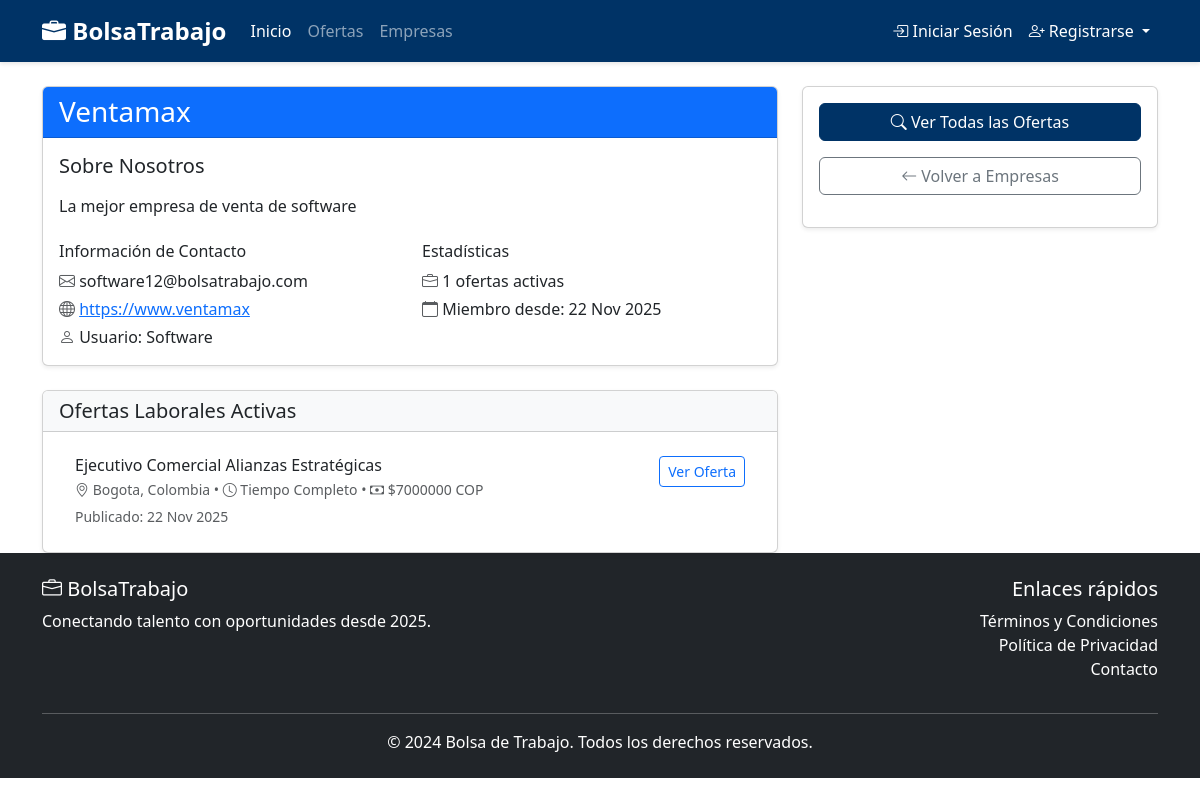
/companies/1/, run on the app's committed database.
### users/models.py (models this page shows, shortened)
class Company(models.Model):
    user = models.OneToOneField(User, on_delete=models.CASCADE)
    company_name = models.CharField(max_length=100)
    description = models.TextField(blank=True)
    contact_email = models.EmailField()
    website = models.URLField(blank=True)
    logo = models.ImageField(upload_to='company_logos/', blank=True, null=True)

class User(AbstractUser):
    ROLE_CHOICES = (
        ('candidate', 'Candidato'),
        ('company', 'Empresa'),
        ('admin', 'Administrador'),
    )
    role = models.CharField(max_length=20, choices=ROLE_CHOICES, default='candidate')
    phone = models.CharField(max_length=15, blank=True)
    address = models.TextField(blank=True)
    created_at = models.DateTimeField(auto_now_add=True)

### jobs/models.py (models this page shows, shortened)
class JobOffer(models.Model):
    CONTRACT_TYPES = (
        ('full_time', 'Tiempo Completo'),
        ('part_time', 'Medio Tiempo'),
        ('freelance', 'Freelance'),
        ('internship', 'Pasantía'),
    )
    company = models.ForeignKey(Company, on_delete=models.CASCADE)
    title = models.CharField(max_length=200)
    description = models.TextField()
    requirements = models.TextField()
    contract_type = models.CharField(max_length=20, choices=CONTRACT_TYPES)
    location = models.CharField(max_length=100)
    salary = models.DecimalField(max_digits=10, decimal_places=2, blank=True, null=True)
    is_active = models.BooleanField(default=True)
    created_at = models.DateTimeField(auto_now_add=True)
    updated_at = models.DateTimeField(auto_now=True)

### companies/views.py (the view)
# urls.py: path('<int:company_id>/', views.company_detail, name='company_detail'),
def company_detail(request, company_id):
    company = Company.objects.get(id=company_id)
    active_jobs = JobOffer.objects.filter(company=company, is_active=True)
    return render(request, 'companies/company_detail.html', {
        'company': company,
        'active_jobs': active_jobs
    })

### templates/companies/company_detail.html (shortened to what this page needs)
{% extends 'base.html' %}
{% block content %}
<div class="container mt-4">
    <div class="row">
        <div class="col-lg-8">
            <div class="card shadow-sm mb-4">
                <div class="card-header bg-primary text-white">
                    <h3 class="mb-0">{{ company.company_name }}</h3>
                </div>
                <div class="card-body">
                    {% if company.description %}
                    <div class="mb-4">
                        <h5>Sobre Nosotros</h5>
                        <p class="mt-3">{{ company.description|linebreaks }}</p>
                    </div>
                    {% endif %}
                    <div class="row">
                        <div class="col-md-6">
                            <h6>Información de Contacto</h6>
                            <p class="mb-1">
                                <i class="bi bi-envelope text-muted"></i> {{ company.contact_email }}
                            </p>
                            {% if company.website %}
                            <p class="mb-1">
                                <i class="bi bi-globe text-muted"></i>
                                <a href="{{ company.website }}" target="_blank">{{ company.website }}</a>
                            </p>
                            {% endif %}
                            <p class="mb-0">
                                <i class="bi bi-person text-muted"></i>
                                Usuario: {{ company.user.username }}
                            </p>
                        </div>
                        <div class="col-md-6">
                            <h6>Estadísticas</h6>
                            <p class="mb-1">
                                <i class="bi bi-briefcase text-muted"></i>
                                {{ active_jobs.count }} ofertas activas
                            </p>
                            <p class="mb-0">
                                <i class="bi bi-calendar text-muted"></i>
                                Miembro desde: {{ company.user.date_joined|date:"d M Y" }}
                            </p>
                        </div>
                    </div>
                </div>
            </div>
            <div class="card shadow-sm">
                <div class="card-header bg-light">
                    <h5 class="mb-0">Ofertas Laborales Activas</h5>
                </div>
                <div class="card-body">
                    {% if active_jobs %}
                    <div class="list-group list-group-flush">
                        {% for job in active_jobs %}
                        <div class="list-group-item">
                            <div class="d-flex justify-content-between align-items-start">
                                <div>
                                    <h6 class="mb-1">{{ job.title }}</h6>
                                    <p class="mb-1 small text-muted">
                                        <i class="bi bi-geo-alt"></i> {{ job.location }}
                                        • <i class="bi bi-clock"></i> {{ job.get_contract_type_display }}
                                        {% if job.salary %}
                                        • <i class="bi bi-cash"></i> ${{ job.salary|floatformat:0 }} COP
                                        {% endif %}
                                    </p>
                                    <small class="text-muted">
                                        Publicado: {{ job.created_at|date:"d M Y" }}
                                    </small>
                                </div>
                                <a href="{% url 'job_detail' job.id %}" class="btn btn-sm btn-outline-primary">
                                    Ver Oferta
                                </a>
                            </div>
                        </div>
                        {% endfor %}
                    </div>
                    {% else %}
                    <div class="text-center py-4">
                        <i class="bi bi-briefcase" style="font-size: 2rem; color: #6c757d;"></i>
                        <p class="text-muted mt-2 mb-0">No hay ofertas activas en este momento.</p>
                    </div>
                    {% endif %}
                </div>
            </div>
        </div>
        <div class="col-lg-4">
            <div class="card shadow-sm sticky-top" style="top: 20px;">
                <div class="card-body text-center">
                    <a href="{% url 'job_list' %}?company={{ company.id }}" class="btn btn-primary w-100 mb-3">
                        <i class="bi bi-search"></i> Ver Todas las Ofertas
                    </a>
                    <a href="{% url 'company_list' %}" class="btn btn-outline-secondary w-100 mb-3">
                        <i class="bi bi-arrow-left"></i> Volver a Empresas
                    </a>
                </div>
            </div>
        </div>
    </div>
</div>
{% endblock %}

### templates/base.html (style rules this page uses)
.btn-primary { background-color: #003366; border-color: #003366; font-weight: 500; }

### data on the page
Company: company_name "Ventamax", description "La mejor empresa de venta de software", contact_email "software12@bolsatrabajo.com", website "https://www.ventamax", user.username "Software", user.date_joined "22 Nov 2025"
JobOffer: title "Ejecutivo Comercial Alianzas Estratégicas", location "Bogota, Colombia", contract_type "Tiempo Completo", salary "7000000", created_at "22 Nov 2025"

### other printed values
{{ active_jobs.count }} "1"
